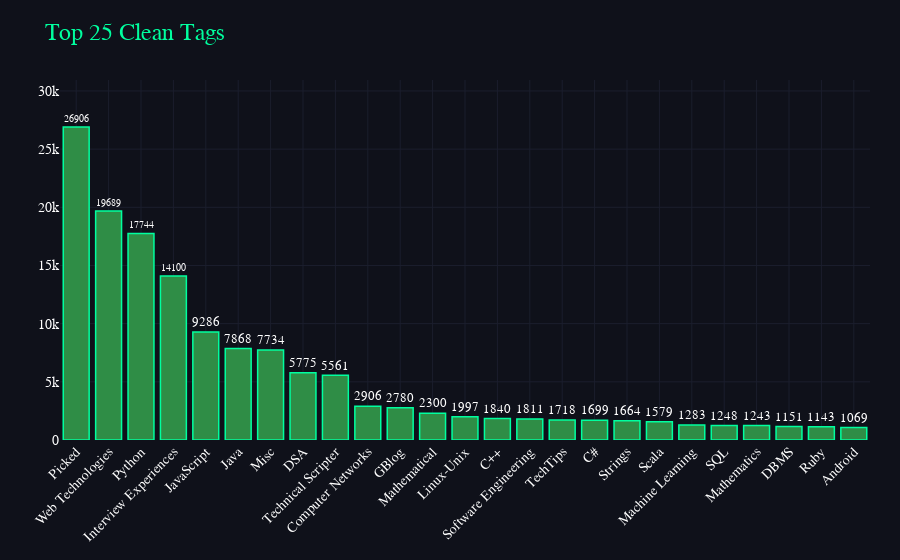

Here is the notebook cell this chart was saved with:
### Markdown cell above
#### 1.2) Which content categories contribute the highest number of articles?

### Code cell
# @title
import plotly.graph_objects as go

data = df['clean_tags'].value_counts().head(25)

# Dark futuristic color palette
bar_color = '#2F8D46'
bg_color = '#0F111A'
grid_color = '#1B1E2D'
font_color = '#FFFFFF'

# Determine maximum value to give extra headroom for text
max_value = data.max() * 1.15  # 15% extra space above the highest bar

# Create interactive bar chart
fig = go.Figure(data=[
    go.Bar(
        x=data.index,
        y=data.values,
        text=data.values,
        textposition='outside',  # Always show above bars
        textfont=dict(size=14, color=font_color),
        marker=dict(color=bar_color, line=dict(color='#00FF9F', width=1.5)),
        hovertemplate='<b>%{x}</b><br>Count: %{y}<extra></extra>'
    )
])

# Update layout for dark futuristic theme
fig.update_layout(
    title='Top 25 Clean Tags',
    title_font=dict(family='Courier New, monospace', size=24, color='#00FF9F'),
    plot_bgcolor=bg_color,
    paper_bgcolor=bg_color,
    font=dict(family='Courier New, monospace', size=14, color=font_color),
    xaxis=dict(
        tickangle=-45,
        showgrid=True,
        gridcolor=grid_color,
        zeroline=False
    ),
    yaxis=dict(
        showgrid=True,
        gridcolor=grid_color,
        zeroline=False,
        range=[0, max_value]  # Ensure text above highest bar is visible
    ),
    margin=dict(l=60, r=30, t=80, b=120),
    hoverlabel=dict(bgcolor='#1B1E2D', font_size=12, font_family='Courier New, monospace')
)

# Optional: futuristic animation effect
fig.update_traces(marker_line_width=1.5)
fig.show()

### Figure 1 — Plotly figure (JSON) as saved in the notebook; plotly's stock layout.template omitted (floating-point values rounded to 4 significant figures)
{"data": [{"hovertemplate": "<b>%{x}</b><br>Count: %{y}<extra></extra>", "marker": {"color": "#2F8D46", "line": {"color": "#00FF9F", "width": 1.5}}, "text": [26910.0, 19690.0, 17740.0, 14100.0, 9286.0, 7868.0, 7734.0, 5775.0, 5561.0, 2906.0, 2780.0, 2300.0, 1997.0, 1840.0, 1811.0, 1718.0, 1699.0, 1664.0, 1579.0, 1283.0, 1248.0, 1243.0, 1151.0, 1143.0, 1069.0], "textfont": {"color": "#FFFFFF", "size": 14}, "textposition": "outside", "type": "bar", "x": ["Picked", "Web Technologies", "Python", "Interview Experiences", "JavaScript", "Java", "Misc", "DSA", "Technical Scripter", "Computer Networks", "GBlog", "Mathematical", "Linux-Unix", "C++", "Software Engineering", "TechTips", "C#", "Strings", "Scala", "Machine Learning", "SQL", "Mathematics", "DBMS", "Ruby", "Android"], "y": [26906, 19689, 17744, 14100, 9286, 7868, 7734, 5775, 5561, 2906, 2780, 2300, 1997, 1840, 1811, 1718, 1699, 1664, 1579, 1283, 1248, 1243, 1151, 1143, 1069]}], "layout": {"font": {"color": "#FFFFFF", "family": "Courier New, monospace", "size": 14}, "hoverlabel": {"bgcolor": "#1B1E2D", "font": {"family": "Courier New, monospace", "size": 12}}, "margin": {"b": 120, "l": 60, "r": 30, "t": 80}, "paper_bgcolor": "#0F111A", "plot_bgcolor": "#0F111A", "title": {"font": {"color": "#00FF9F", "family": "Courier New, monospace", "size": 24}, "text": "Top 25 Clean Tags"}, "xaxis": {"gridcolor": "#1B1E2D", "showgrid": true, "tickangle": -45, "zeroline": false}, "yaxis": {"gridcolor": "#1B1E2D", "range": [0, 30940.0], "showgrid": true, "zeroline": false}}}
